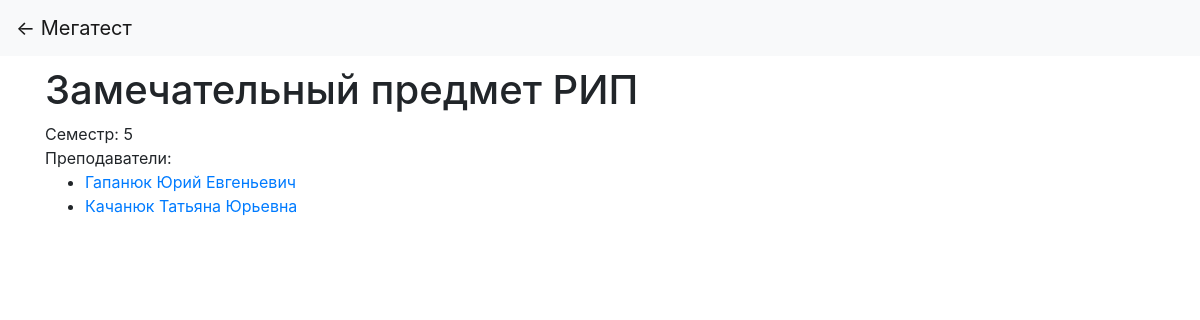
The page /subject/6 on the database its author committed.
### lab_4/models.py (models this page shows, shortened)
class Subject(models.Model):
    name = models.TextField()
    semester = models.IntegerField()
    teachers = models.ManyToManyField(Teacher, related_name='subjects')

class Teacher(models.Model):
    first_name = models.TextField()
    patronymic = models.TextField()
    last_name = models.TextField()
    def __str__(self):
        return f"{self.last_name} {self.first_name} {self.patronymic}"

### lab_4/views.py (the view)
# urls.py: path(r'subject/<int:id>', SubjectView.as_view(), name='subject'),
class SubjectView(TemplateView):
    def get(self, *args, **kwargs):
        data = {
            'subject': Subject.objects.filter(id=kwargs['id']).first()
        }
        return render(self.request, 'subject.html', data)

### templates/subject.html (shortened to what this page needs)
{% extends 'main.html' %}
{% block content %}
    <h1>Замечательный предмет {{ subject.name }}</h1>
    <div>Семестр: {{ subject.semester|default:"всегда" }}</div>
        <div>
            Преподаватели:
            <ul>
            {% for teacher in subject.teachers.all %}
                <li>
                    <a href="{% url 'teacher' teacher.id %}">{{ teacher }}</a>
                </li>
            {% endfor %}
            </ul>
        </div>
    </div>
{% endblock %}

### rows shown on the page
Subject: name "РИП", semester "5"
Teacher: last_name+first_name+patronymic "Гапанюк Юрий Евгеньевич"
Teacher: last_name+first_name+patronymic "Качанюк Татьяна Юрьевна"
